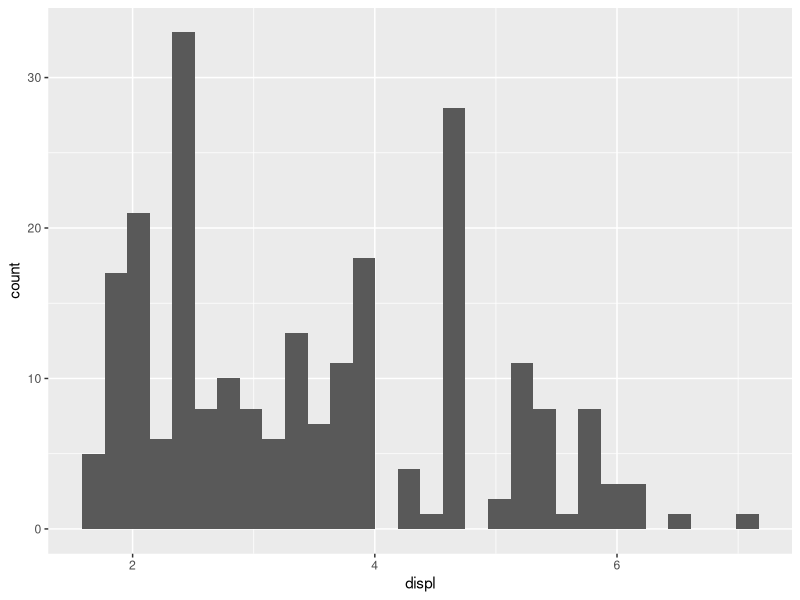
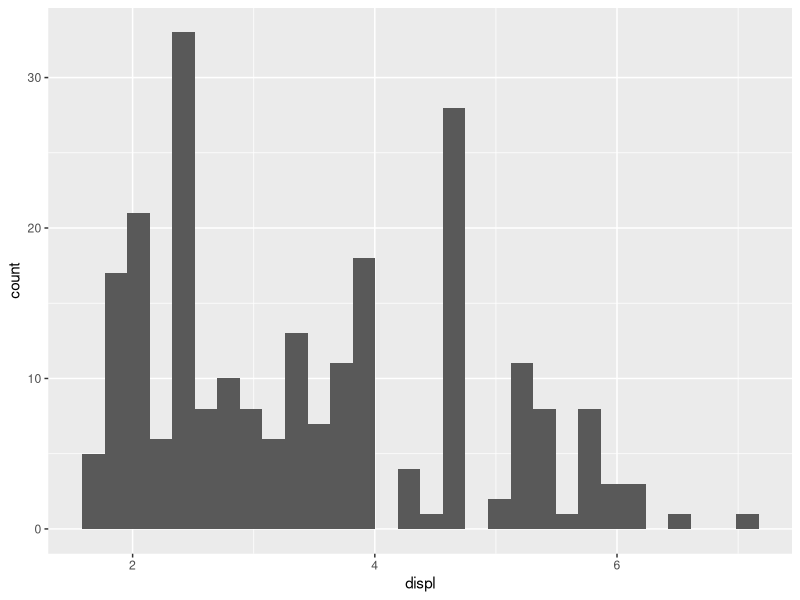
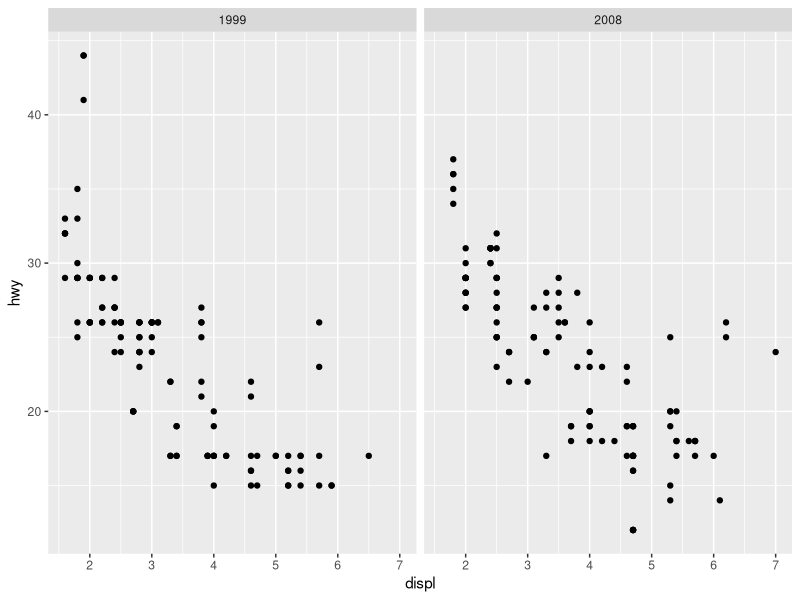
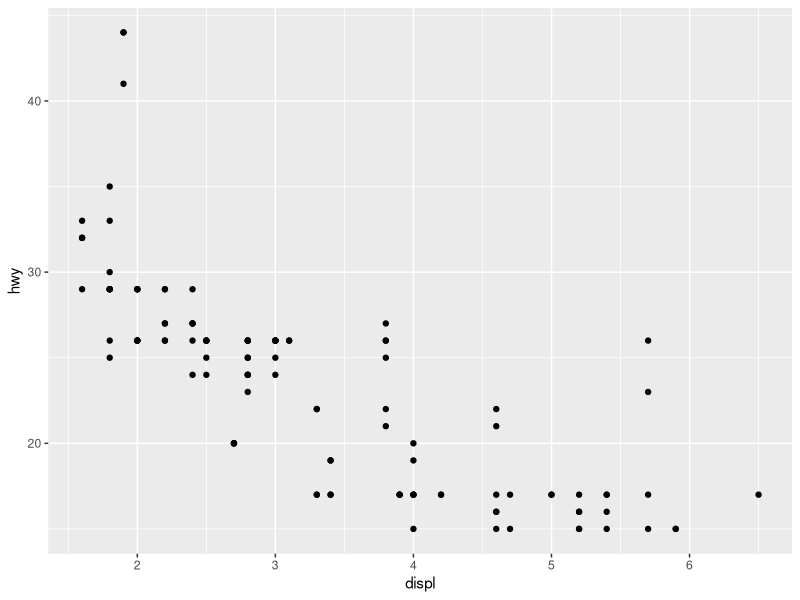
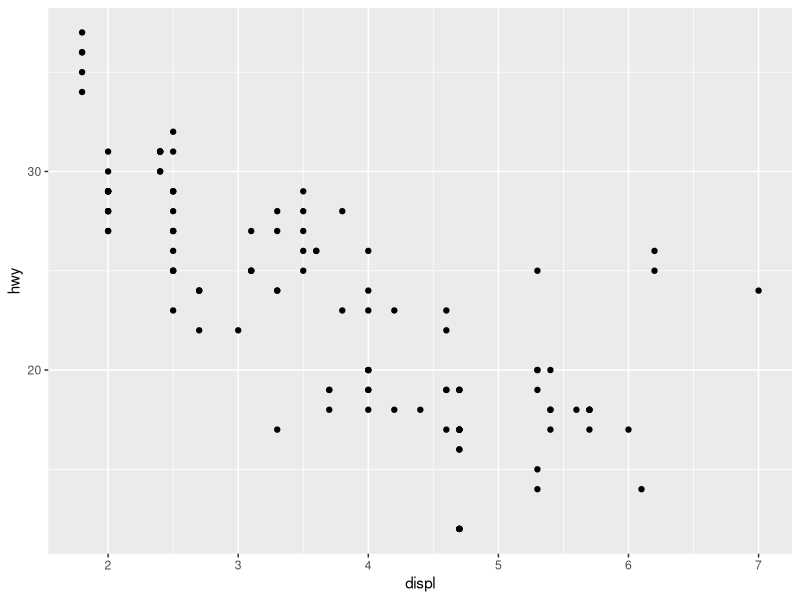
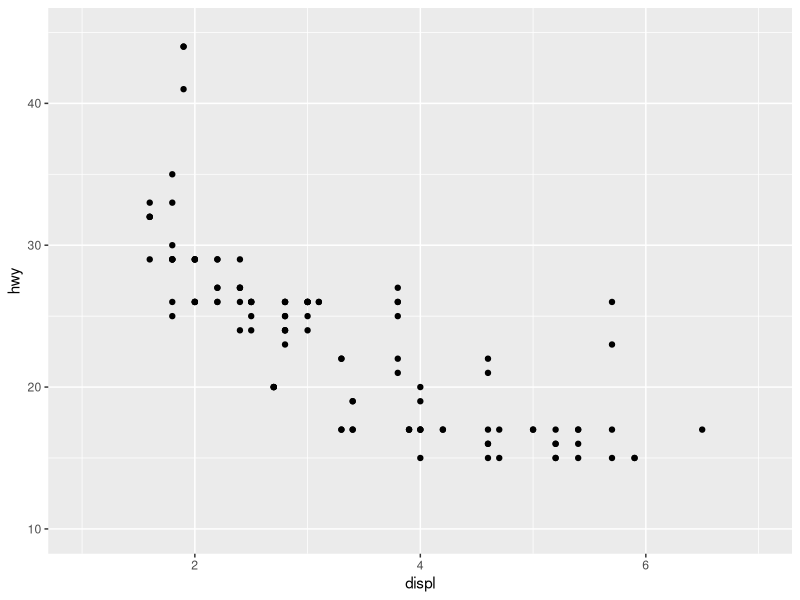
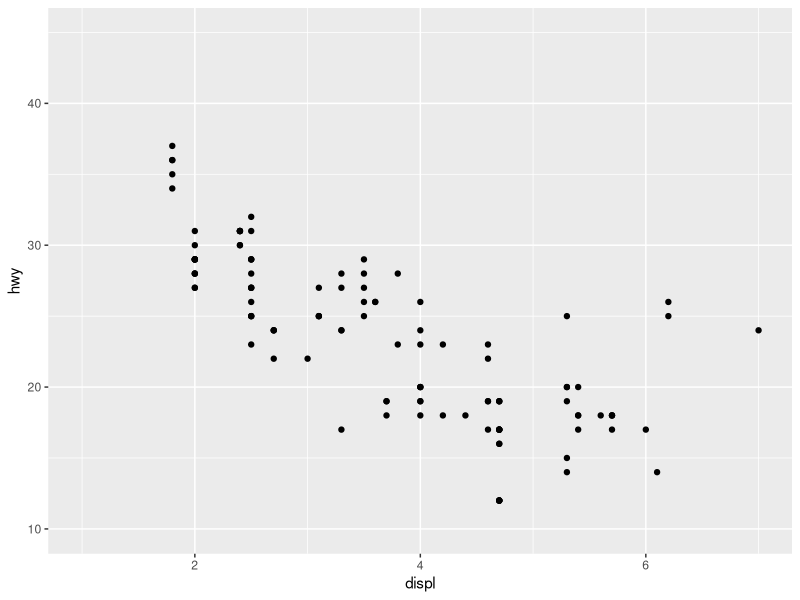
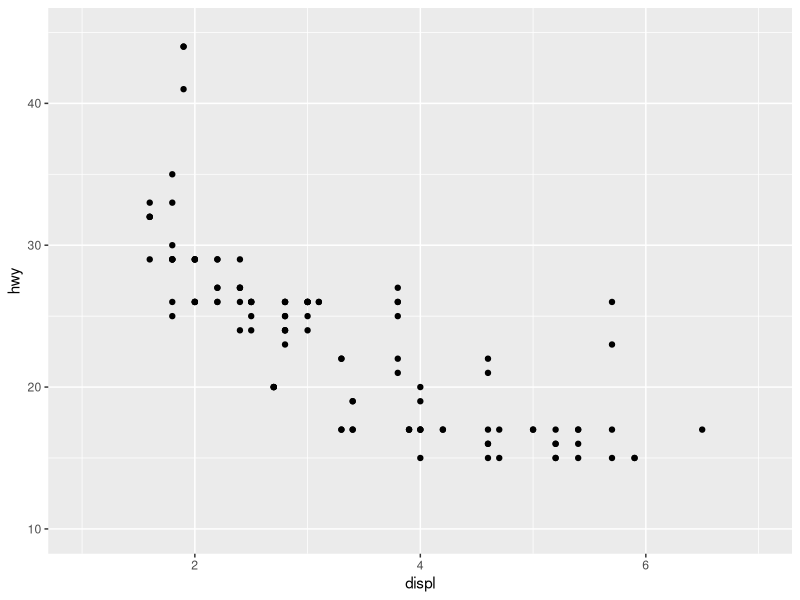

The R script that drew these images, in order:
## ---- chunk 1
knitr::opts_chunk$set(echo = TRUE)
## ---- chunk 2
library(tidyverse)
library(conflicted)
  conflict_prefer("filter", "dplyr")
  conflict_prefer("select", "dplyr")
## ---- chunk 3
mpg %>%
  ggplot(aes(displ)) +
  geom_histogram()

mpg %>%
  ggplot(aes(displ, after_stat(count))) +
  geom_histogram()
## ---- chunk 4
ggplot(mpg, aes(displ, hwy)) + 
  geom_point() +
  facet_wrap(vars(year))

base_99 <- mpg %>%
  filter(year == 1999) %>%
  ggplot(aes(displ, hwy)) +
  geom_point() 

base_08 <- mpg %>% filter(year == 2008) %>%
  ggplot(aes(displ, hwy)) +
  geom_point() 

base_99
base_08
## ---- chunk 5
base_99 + 
  scale_x_continuous(limits = c(1, 7)) +
  scale_y_continuous(limits = c(10, 45))

base_08 + 
  scale_x_continuous(limits = c(1, 7)) +
  scale_y_continuous(limits = c(10, 45))
## ---- chunk 6
base_99 +
  lims(x = c(1, 7), y = c(10, 45)
  )

base_08 +
  lims(x = c(1, 7), y = c(10, 45))
## ---- chunk 7
base <- ggplot(mpg, aes(drv, hwy)) + 
  geom_hline(yintercept = 28, colour = "red") + 
  geom_boxplot() 

base +
  labs(title = "base")

# works as expected
base +
  coord_cartesian(ylim = c(10, 35)) +
  labs(title = "coord_cartesian(ylim = c(10, 35))")

# distorts the boxplot, avoid!
base +
  ylim(10, 35) +
  labs(title = "ylim(10, 35)")
## ---- chunk 8
p <- faithfuld %>% 
  ggplot(aes(waiting, eruptions)) +
  geom_raster(aes(fill = density)) +
  theme(legend.position = "none") +
  labs(
    x = NULL,
    y = NULL
  )

p

p +
  scale_x_continuous(expand = c(0, 0)) +
  scale_y_continuous(expand = c(0, 0))

# Alternatively
p +
  scale_x_continuous(expand = expansion(0)) +
  scale_y_continuous(expand = expansion(0))
## ---- chunk 9
# Additive expansion of three units on both axes
p + 
  scale_x_continuous(expand = expansion(add = 3)) + 
  scale_y_continuous(expand = expansion(add = 3))

# Multiplicative expansion of 20% on both axes
p + 
  scale_x_continuous(expand = expansion(mult = .2)) + 
  scale_y_continuous(expand = expansion(mult = .2)) 

# Multiplicative expansion of 5% at the lower end of each axes, and 20% at the upper end; for the y-axis the expansion is set directly instead of using expansion()
p + 
  scale_x_continuous(
    expand = expansion(mult = c(.05, .2))
  ) + 
  scale_y_continuous(
    expand = c(.05, 0, .2, 0)
  )
## ---- chunk 10
toy <- tibble(
  const = 1,
  up    = 1:4,
  txt   = letters[1:4],
  big   = (1:4) * 1000,
  log   = c(2, 5, 10, 2000)
)

toy
## ---- chunk 11
base <- toy %>% ggplot(aes(big, const)) + 
  geom_point() + 
  labs(
    x = NULL,
    y = NULL
  ) +
  scale_y_continuous(breaks = NULL) 

base
## ---- chunk 12
library(scales)

base +
  scale_x_continuous(breaks = c(1000, 2000, 4000)) +
  labs(title = "scale_x_continuous(breaks = c(1000, 2000, 4000))")

base +
  scale_x_continuous(breaks = c(1000, 1500, 2000, 4000)) +
  labs(title = "scale_x_continuous(breaks = c(1000, 1500, 2000, 4000))")

# same as the base
base +
  scale_x_continuous(breaks = breaks_extended()) +
  labs(title = "scale_x_continuous(breaks = breaks_extended()) (same as base)")

base + 
  scale_x_continuous(breaks = breaks_extended(n = 2)) +
  labs(title = "breaks = breaks_extended(n = 2)")
## ---- chunk 13
library(scales)

base + 
  scale_x_continuous(breaks = breaks_width(800)) +
  labs(title = "scale_x_continuous(breaks = breaks_width(800))")

base + 
  scale_x_continuous(
    breaks = breaks_width(800, offset = 200)
  ) +
  labs(title = "scale_x_continuous(breaks = breaks_width(800, offset = 200))")

base + 
  scale_x_continuous(
    breaks = breaks_width(800, offset = -200)
  ) +
  labs(title = "scale_x_continuous(breaks = breaks_width(800, offset = -200))")
## ---- chunk 14
mb <- unique(as.numeric(1:10 %o% 10 ^ (0:3)))
mb
## ---- chunk 15
base <- toy %>% 
  ggplot(aes(log, const)) + 
  geom_point() + 
  labs(
    x = NULL,
    y = NULL
  ) +
  scale_y_continuous(breaks = NULL)

base +
  scale_x_log10() +
  labs(title = "scale_x_log10()")

base +
  scale_x_log10(minor_breaks = mb) +
  labs(title = "scale_x_log10(minor_breaks = mb)")
## ---- chunk 16
base <- toy %>% ggplot(aes(big, const)) + 
  geom_point() + 
  labs(
    x = NULL,
    y = NULL
  ) +
  scale_y_continuous(breaks = NULL)

base

base + 
  scale_x_continuous(
    breaks = c(2000, 4000), 
    labels = c("2k", "4k")
  ) 
## ---- chunk 17
library(scales)

base <- toy %>% 
  ggplot(aes(big, const)) + 
  geom_point() + 
  labs(
    x = NULL,
    y = NULL
  ) +
  scale_x_continuous(breaks = NULL)

base

base +
  scale_y_continuous(labels = label_percent()) +
  labs(title = "scale_y_continuous(labels = label_percent())")

base +
  scale_y_continuous(labels = label_dollar(prefix = "", suffix = "€")) +
  labs(title = 'scale_y_continuous(labels = label_dollar(prefix = "", suffix = "€"))')

base +
  scale_y_continuous(breaks = NULL) +
  labs(title = "scale_y_continuous(breaks = NULL)")

base +
  scale_y_continuous(labels = NULL) +
  labs(title = "scale_y_continuous(labels = NULL)")
## ---- chunk 18
base <- mpg %>% 
  ggplot(aes(displ, hwy)) +
  geom_point()

base

base +
  scale_x_reverse()

base +
  scale_y_reverse()
## ---- chunk 19
# Convert from fuel economy to fuel consumption
mpg %>% 
  ggplot(aes(displ, hwy)) +
  geom_point() +
  scale_y_continuous(trans = "reciprocal")

# Log transform x and y axes
diamonds %>% 
  ggplot(aes(price, carat)) +
  geom_bin2d() +
  scale_x_continuous(trans = "log10") +
  scale_y_continuous(trans = "log10")
## ---- chunk 20
library(scales)

# The following are equivalent
p <- ggplot(mpg, aes(displ, hwy)) + 
  geom_point()

p + 
  scale_y_continuous(trans = "reciprocal")

p + 
  scale_y_continuous(trans = reciprocal_trans())
## ---- chunk 21
# The following are equivalent

p <- diamonds %>%
  ggplot(aes(price, carat)) + 
  geom_bin2d()

p +
  scale_x_continuous(trans = "log10") +
  scale_y_continuous(trans = "log10")

p + 
  scale_x_log10() +
  scale_y_log10()
## ---- chunk 22
# These two are similar, but there are minor differences in the tick labels

# manual transformation
mpg %>% 
  ggplot(aes(log10(displ), hwy)) + 
  geom_point()

# transform using scales
mpg %>%
  ggplot(aes(displ, hwy)) +
  geom_point() + 
  scale_x_log10()
## ---- chunk 23
date_base <- economics %>% 
  ggplot(aes(date, psavert)) +
  geom_line(na.rm = TRUE) +
  labs(
    x = NULL,
    y = NULL
  )

date_base

date_base +
  scale_x_date(date_breaks = "15 years")
## ---- chunk 24
library(lubridate)
library(scales)

the_year   <- as_date(c("2021-01-01", "2021-12-31"))

set_breaks <- breaks_width("1 month")

set_breaks(the_year)
## ---- chunk 25
library(scales)

set_breaks <- breaks_width("1 month", offset = 8)

set_breaks(the_year)
## ---- chunk 26
library(lubridate)

tbl <- tibble(y = as_date(c("2022-01-01", "2022-04-01")))

base <- tbl %>% 
  ggplot(aes(y = y)) +
  labs(y = NULL) +
  theme_minimal() + 
  theme(
    panel.grid.major = element_line(colour = "black"),
    panel.grid.minor = element_line(colour = "grey50")
  )

base +
  scale_y_date(date_breaks = "1 month")

base + 
  scale_y_date(date_breaks = "1 month", date_minor_breaks = "1 week")
## ---- chunk 27
library(lubridate)
library(scales)

base <- economics %>% 
  ggplot(aes(date, psavert)) +
  geom_line(na.rm = TRUE) +
  labs(
    x = NULL,
    y = NULL
  )

base +
  scale_x_date(
    date_breaks = "5 years"
  )

base +
  scale_x_date(
    date_breaks = "5 years",
    date_labels = "%y"
  )

Sys.setlocale(category = "LC_ALL", locale = "us")

lim <- as_date(c("2004-01-01", "2005-01-01"))

base +
  scale_x_date(limits = lim, date_labels = "%b %y")

base +
  scale_x_date(limits = lim, date_labels = "%B\n%Y")

base + 
  scale_x_date(
    limits = lim, 
    labels = label_date_short()
  )
## ---- chunk 28
p <- mpg %>%
  ggplot(aes(hwy, class)) + 
  geom_point()

# These two are equivalent
p

p +
  scale_x_continuous() +
  scale_y_discrete()

# To add annotation
p +
  annotate("text", x = 5, y = 1:7, label = 1:7)

# To add jitter

mpg %>%
  ggplot(aes(hwy, class)) + 
  geom_jitter(width = 0, height = .25) +
  annotate("text", x = 5, y = 1:7, label = 1:7)
## ---- chunk 29
p <- mpg %>% 
  ggplot(aes(x = drv, y = hwy)) 

p + 
  geom_boxplot()

p +
  geom_boxplot(width = .4)
## ---- chunk 30
base <- toy %>% 
  ggplot(aes(const, txt, label = txt)) + 
  geom_label() +
  scale_x_continuous(breaks = NULL) +
  labs(
    x = NULL,
    y = NULL
  )

base 

base +
  scale_y_discrete(limits = c("a", "b", "c", "d", "e")) +
  labs(title = 'scale_y_discrete(limits = c("a", "b", "c", "d", "e"))')

base +
  scale_y_discrete(limits = c("d", "c", "a", "b")) +
  labs(title = 'scale_y_discrete(limits = c("d", "c", "a", "b"))')

base +
  scale_y_discrete(breaks = c("b", "c")) +
  labs(title = 'scale_y_discrete(breaks = c("b", "c"))')

base +
  scale_y_discrete(labels = c(c = "carrot", b = "banana")) +
  labs(title = 'scale_y_discrete(labels = c(c = "carrot", b = "banana"))')
## ---- chunk 31
base <- mpg %>%
  # It's nicer to look at these in order so I added this mutation before going to ggplot
  mutate(manufacturer = factor(manufacturer) %>% fct_reorder(hwy)) %>%
  ggplot(aes(manufacturer, hwy)) +
  geom_boxplot() +
  labs(x = "manufacturer")

base

# These two do the same thing
base +
  guides(x = guide_axis(n.dodge = 3))

base +
  scale_x_discrete(guide = guide_axis(n.dodge = 3))

# These two do the same thing
base +
  guides(x = guide_axis(angle = 90))

base +
  scale_x_discrete(guide = guide_axis(angle = 90))

# You can always flip the axes
base +
  coord_flip()
## ---- chunk 32
p <- mpg %>%
  ggplot(aes(hwy)) 

p +
  geom_histogram(bins = 8)

p + 
  geom_bar() +
  scale_x_binned()
## ---- chunk 33
base <- mpg %>% 
  ggplot(aes(displ, hwy)) + 
  geom_count()

base

base + 
  scale_x_binned(n.breaks = 15) +
  scale_y_binned(n.breaks = 15)
